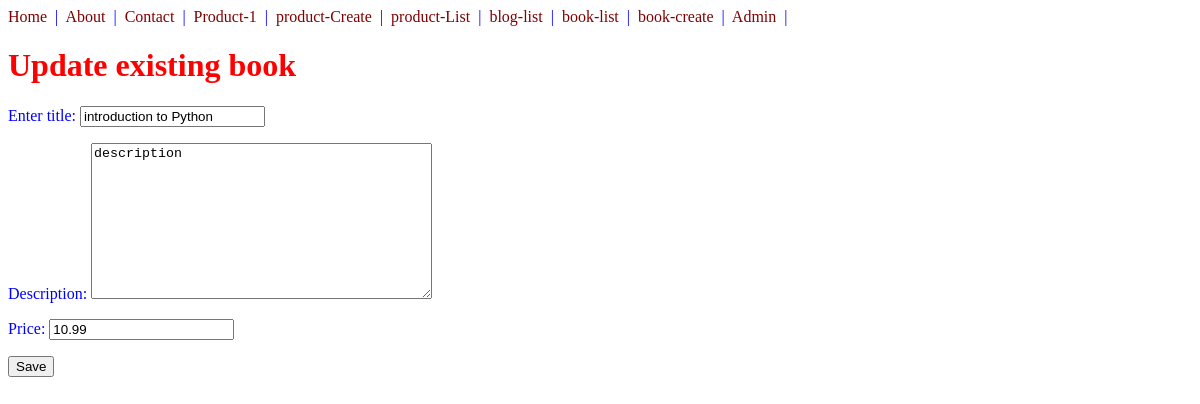
The app's page /books/1/update/ with its own data.
### books/models.py (models this page shows, shortened)
class Book(models.Model):
    title = models.CharField(max_length=100)
    description = models.TextField(null=True)
    price = models.DecimalField(max_digits=10, decimal_places=2)

### books/views.py (the view, shortened to what this page needs)
# urls.py: path('<int:id>/update/',BookUpdateView.as_view(), name='book-update'),
class BookUpdateView(View):
    template_name = 'books/book_update.html' # override default template file name
    def get_object(self):
        _id = self.kwargs.get('id')
        obj = None
        if id is not None:
            obj = get_object_or_404(Book, id=_id)
        return obj
    def get(self, request, *args, **kwargs):
        obj = self.get_object()
        if obj is not None:
            form = BookForm(instance=obj)
            context = {'form':form}
        return render(request, self.template_name, context)

### books/forms.py
class BookForm(forms.ModelForm):
    title = forms.CharField(label='Enter title',required=True, max_length=80)
    class Meta:
        model = Book
        fields = ['title','description','price']

### books/templates/books/book_update.html
{% extends 'base.html' %}
{% block content %}
<h1>Update existing book</h1>
<form action="." method='POST'>{% csrf_token %}
    {{ form.as_p }}
    <input type="submit" value="Save"/>
</form>
{% endblock %}

### static/css/style.css (style rules this page uses)
body { color: blue }
h1 { color: red }

### records on screen
Book: title "introduction to Python", description "description", price "10.99"
